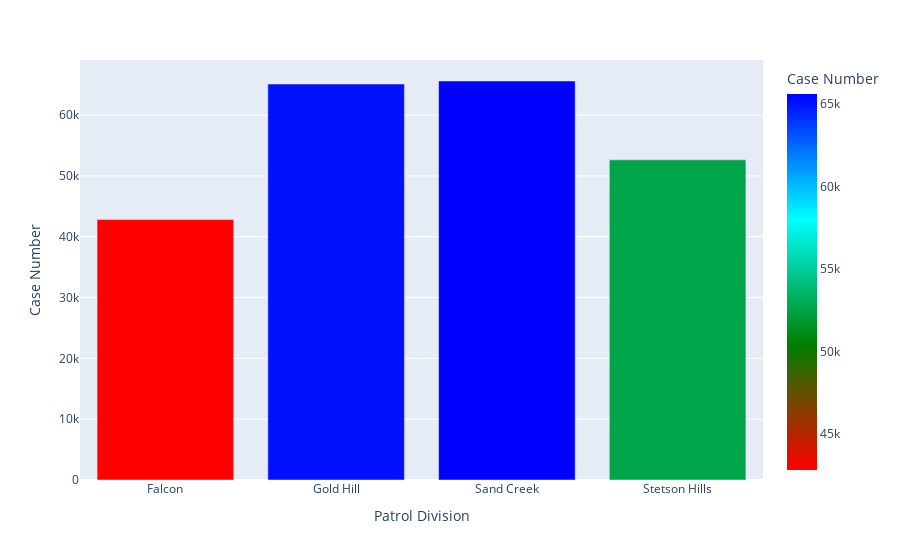

The cell this chart's notebook holds for it:
### Code cell
#patrol division chart
import plotly.express as px

crime_graph = px.data.medals_long()

fig = px.bar(grouped_crime, x=grouped_crime.index, y="Case Number", color="Case Number",color_continuous_scale=["red","green","cyan","blue"])
fig.show()

### Figure 1 — Plotly figure (JSON) as saved in the notebook; plotly's stock layout.template omitted (floating-point values rounded to 4 significant figures)
{"data": [{"alignmentgroup": "True", "hovertemplate": "Patrol Division=%{x}<br>Case Number=%{marker.color}<extra></extra>", "legendgroup": "", "marker": {"color": [42823, 65098, 65605, 52639], "coloraxis": "coloraxis", "pattern": {"shape": ""}}, "name": "", "offsetgroup": "", "orientation": "v", "showlegend": false, "textposition": "auto", "type": "bar", "x": ["Falcon", "Gold Hill", "Sand Creek", "Stetson Hills"], "xaxis": "x", "y": [42823, 65098, 65605, 52639], "yaxis": "y"}], "layout": {"barmode": "relative", "coloraxis": {"colorbar": {"title": {"text": "Case Number"}}, "colorscale": [[0, "red"], [0.3333, "green"], [0.6667, "cyan"], [1, "blue"]]}, "legend": {"tracegroupgap": 0}, "margin": {"t": 60}, "xaxis": {"anchor": "y", "domain": [0, 1], "title": {"text": "Patrol Division"}}, "yaxis": {"anchor": "x", "domain": [0, 1], "title": {"text": "Case Number"}}}}
